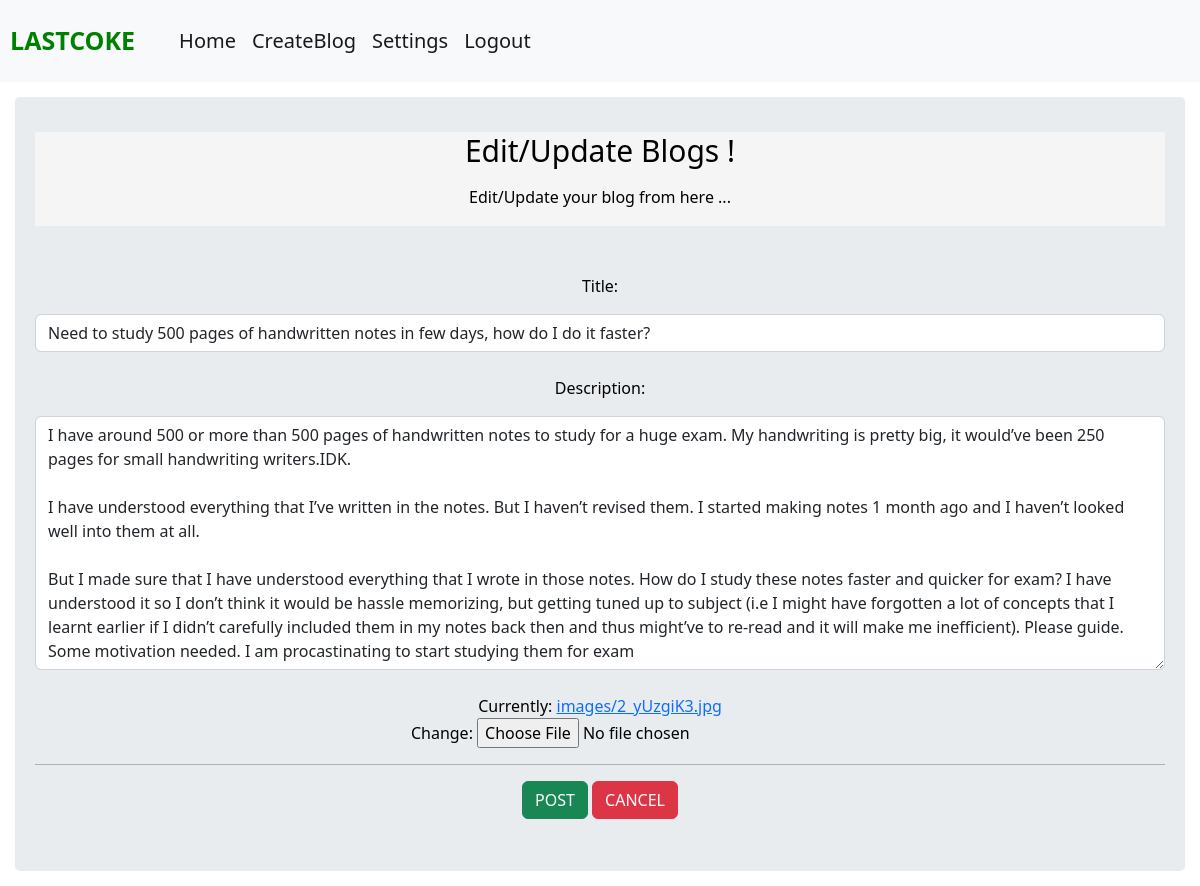
Screenshot of /editblogs/30/ (signed in) with the database file from the repository.
### inner/models.py (models this page shows)
class Blog(models.Model):
    author=models.ForeignKey(User, on_delete=models.CASCADE)
    title=models.CharField(max_length=50)
    description=models.CharField(max_length=2000)
    created_on = models.DateTimeField(auto_now_add=True)
    images=models.ImageField(upload_to='images')

### inner/views.py (the view)
# urls.py: path('editblogs/<int:id>/',views.edit_blogs, name="editblogs"),
def edit_blogs(request, id):
    if request.user.is_authenticated:
        if request.method=='POST':
            pi=Blog.objects.get(pk=id)
            editblogs=Blogs(request.POST, instance=pi)
            if editblogs.is_valid():
                editblogs.save()
                messages.warning(request, 'Update sucessfully')
                return redirect('/')
            else:
                messages.warning(request, 'something wrong')
        else:
            pi=Blog.objects.get(pk=id)
            editblogs=Blogs(instance=pi)
        return render(request, 'editblogs.html', {'editblogs':editblogs})

### inner/forms.py
class Blogs(forms.ModelForm):
    class Meta:
        model=Blog
        fields=['title','description','images']
        widgets = {
            'title': forms.TextInput(attrs={'class': 'form-control'}),
            'description': forms.Textarea(attrs={'class': 'form-control','id':'dex'}),
        }

### inner/templates/editblogs.html (shortened to what this page needs)
{% extends 'home.html' %}
{% block container %}
<body style="background-color:white;">
<link href="https://cdn.jsdelivr.net/npm/bootstrap@5.2.0-beta1/dist/css/bootstrap.min.css" rel="stylesheet">
<div class="jumbotron" style="background-color:; color:black; text-align:center; padding:10px; margin:15px;">
  <form method="post" enctype="multipart/form-data">
  <div class="jumbotron jumbotron-fluid" style="text-align: center; padding: 10px; padding-top: 25px; ">
        <div class="container" style="border: 1px solid whitesmoke; background-color: whitesmoke;">
          <h1 class="display-4" style="font-size:30px; color:black;"><strong>Edit/Update Blogs  !</strong></h1>
          <p class="lead">  <p>Edit/Update your blog from here ...</p></p>
        </div><br><br>
        <p>Title:</p>
        {{editblogs.title}}<br>
        <p>Description:</p>
        {{editblogs.description}}<br>
        {{editblogs.images}}<hr>
        <span> <button type="submit" class="btn btn-success">POST</button></span>
        <span><button type="button" class="btn btn-danger"><a href="{% url 'home' %}" style="text-decoration:none; color:white;">CANCEL</a></button></span>
    {% endblock container %}

### rows the page displays
Blog: title "Need to study 500 pages of handwritten notes in few days, how do I do it faster?", description "I have around 500 or more than 500 pages of handwritten notes to study for a huge exam. My handwriting is pretty big, it would’ve been 250 pages for small handwriting writers.IDK. I have understood everything that I’ve written in the notes. But I haven’t revised them. I started making notes 1 month ago and I haven’t looked well into them at all. But I made sure that I have understood everything that I wrote in those notes. How do I study these notes faster and quicker for exam? I have understood it so I don’t think it would be hassle memorizing, but getting tuned up to subject (i.e I might have forgotten a lot of concepts that I learnt earlier if I didn’t carefully included them in my notes…"
